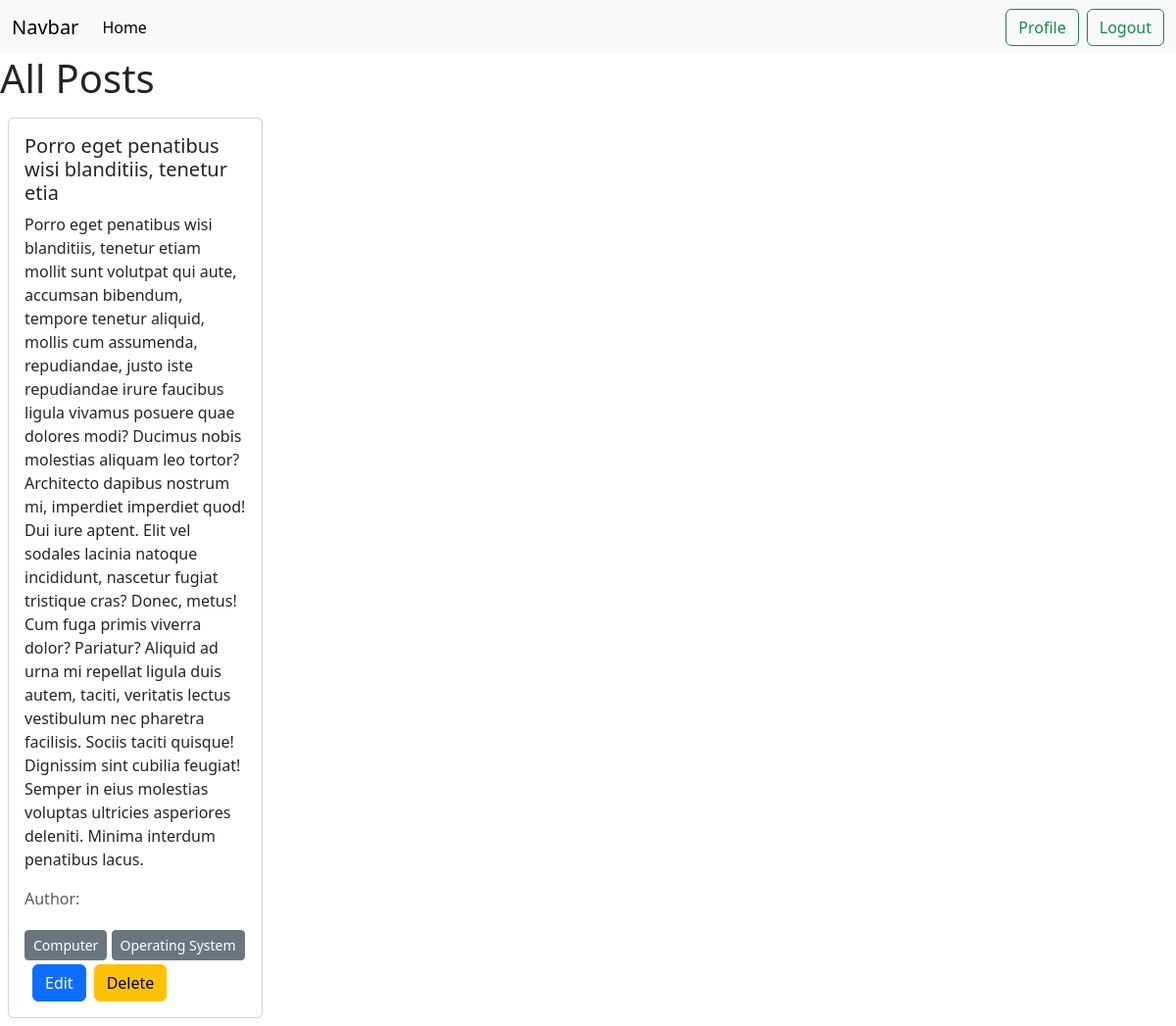
/author/my-posts/ (signed in), run on the app's committed database.
### posts/models.py (models this page shows, shortened)
class Post(models.Model):
    title = models.CharField(max_length=50)
    content = models.TextField()
    categories = models.ManyToManyField(Category) # one post can have multiple category and one category have multiple post
    author = models.ForeignKey(User, on_delete=models.CASCADE) # post will be automatically delete if author is deleted
    image = models.ImageField(upload_to='posts/media/uploads/', null=True, blank=True)

### categories/models.py (models this page shows, shortened)
class Category(models.Model):
    name = models.CharField(max_length=100)
    slug = models.SlugField(max_length=100, unique=True, null=True, blank=True)

### authors/views.py (the view)
# urls.py: path("my-posts/", views.my_post, name="my_posts"),
@login_required
def my_post(request):
    posts = Post.objects.filter(author=request.user)
    return render(request, "authors/all_posts.html", {"posts": posts})

### authors/templates/authors/all_posts.html
{% extends "base.html" %} {% block content %}
<h1>All Posts</h1>
<div class="row w-100 ">
  {% for post in posts %}
  <div class="col-sm-3 mb-3 mb-sm-0">
    <div class="card m-2">
      <div class="card-body">
        <h5 class="card-title">{{post.title}}</h5>
        <p class="card-text">{{post.content}}</p>
        <p class="text-body-secondary">Author: {{post.author.first_name}}</p>
        <div class="py-1">
          {% for category in post.categories.all %}
          <button class="btn btn-secondary btn-sm">{{category.name}}</button>
          {% endfor %}
        </div>
        <div>
          <a class="btn btn-primary mx-2" href="{% url "edit_post" post.id %}">Edit</a
          ><a class="btn btn-warning" href="{% url "delete_post" post.id %}">Delete</a>
        </div>
      </div>
    </div>
  </div>
  {% endfor %}
</div>
{% endblock %}

### data on the page
Post: title "Porro eget penatibus wisi blanditiis, tenetur etia", content "Porro eget penatibus wisi blanditiis, tenetur etiam mollit sunt volutpat qui aute, accumsan bibendum, tempore tenetur aliquid, mollis cum assumenda, repudiandae, justo iste repudiandae irure faucibus ligula vivamus posuere quae dolores modi? Ducimus nobis molestias aliquam leo tortor? Architecto dapibus nostrum mi, imperdiet imperdiet quod! Dui iure aptent. Elit vel sodales lacinia natoque incididunt, nascetur fugiat tristique cras? Donec, metus! Cum fuga primis viverra dolor? Pariatur? Aliquid ad urna mi repellat ligula duis autem, taciti, veritatis lectus vestibulum nec pharetra facilisis. Sociis taciti quisque! Dignissim sint cubilia feugiat! Semper in eius molestias voluptas ultricies…"
Category: name "Computer"
Category: name "Operating System"
